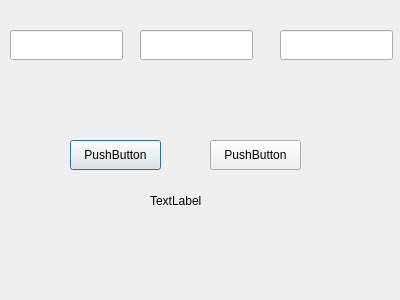
<?xml version="1.0" encoding="UTF-8"?>
<ui version="4.0">
 <class>Dialog</class>
 <widget class="QDialog" name="Dialog">
  <property name="geometry">
   <rect>
    <x>0</x>
    <y>0</y>
    <width>400</width>
    <height>300</height>
   </rect>
  </property>
  <property name="windowTitle">
   <string>Dialog</string>
  </property>
  <widget class="QLineEdit" name="lineEdit">
   <property name="geometry">
    <rect>
     <x>10</x>
     <y>30</y>
     <width>113</width>
     <height>30</height>
    </rect>
   </property>
  </widget>
  <widget class="QLineEdit" name="lineEdit_2">
   <property name="geometry">
    <rect>
     <x>140</x>
     <y>30</y>
     <width>113</width>
     <height>30</height>
    </rect>
   </property>
  </widget>
  <widget class="QLineEdit" name="lineEdit_3">
   <property name="geometry">
    <rect>
     <x>280</x>
     <y>30</y>
     <width>113</width>
     <height>30</height>
    </rect>
   </property>
  </widget>
  <widget class="QPushButton" name="pushButton">
   <property name="geometry">
    <rect>
     <x>70</x>
     <y>140</y>
     <width>91</width>
     <height>30</height>
    </rect>
   </property>
   <property name="text">
    <string>PushButton</string>
   </property>
  </widget>
  <widget class="QPushButton" name="pushButton_2">
   <property name="geometry">
    <rect>
     <x>210</x>
     <y>140</y>
     <width>91</width>
     <height>30</height>
    </rect>
   </property>
   <property name="text">
    <string>PushButton</string>
   </property>
  </widget>
  <widget class="QLabel" name="label">
   <property name="geometry">
    <rect>
     <x>150</x>
     <y>190</y>
     <width>68</width>
     <height>22</height>
    </rect>
   </property>
   <property name="text">
    <string>TextLabel</string>
   </property>
  </widget>
 </widget>
 <layoutdefault spacing="6" margin="11"/>
 <resources/>
 <connections/>
</ui>
